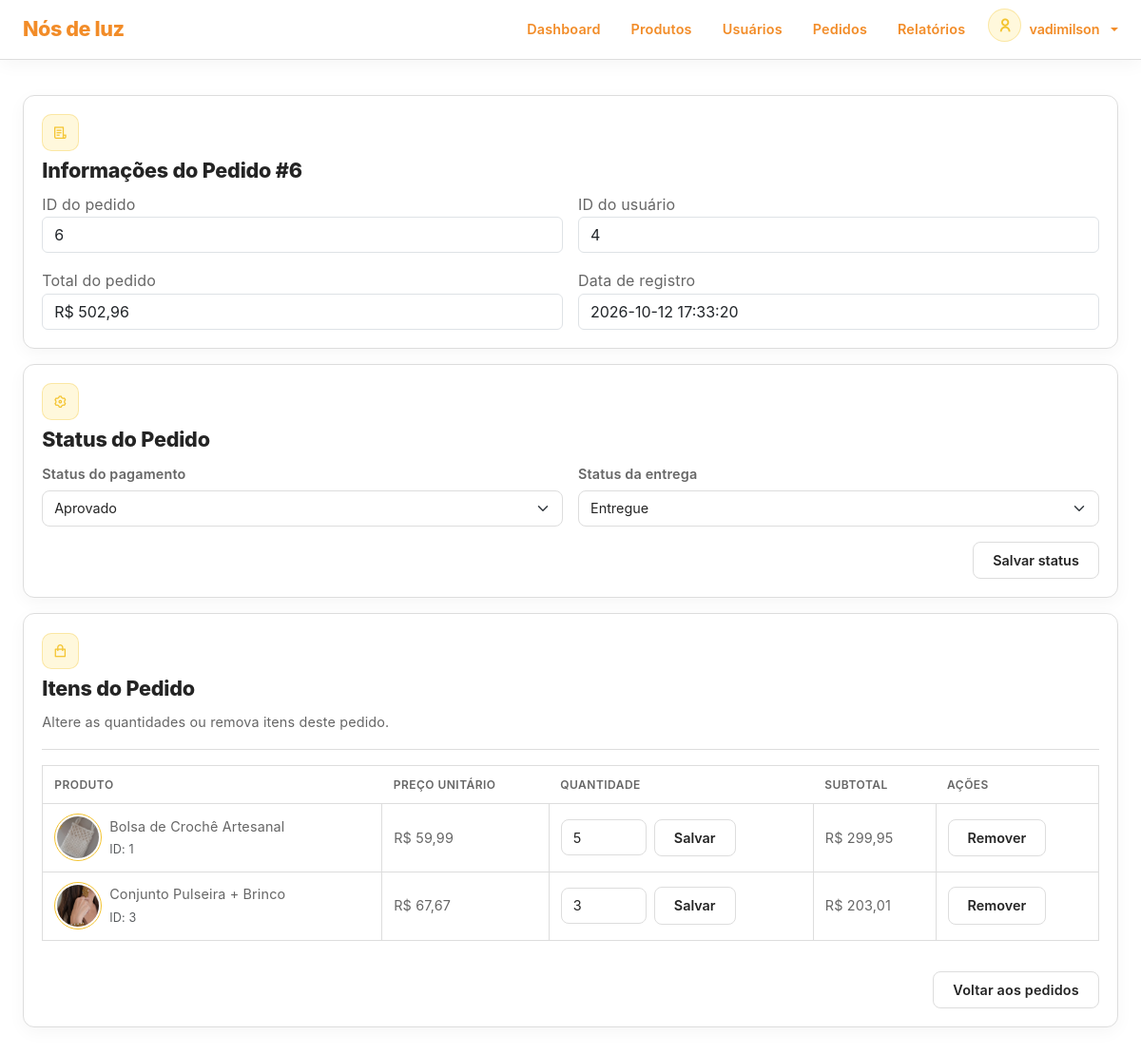
The app's page /dashboard/order-edit.php?id=6 (signed in), older data.
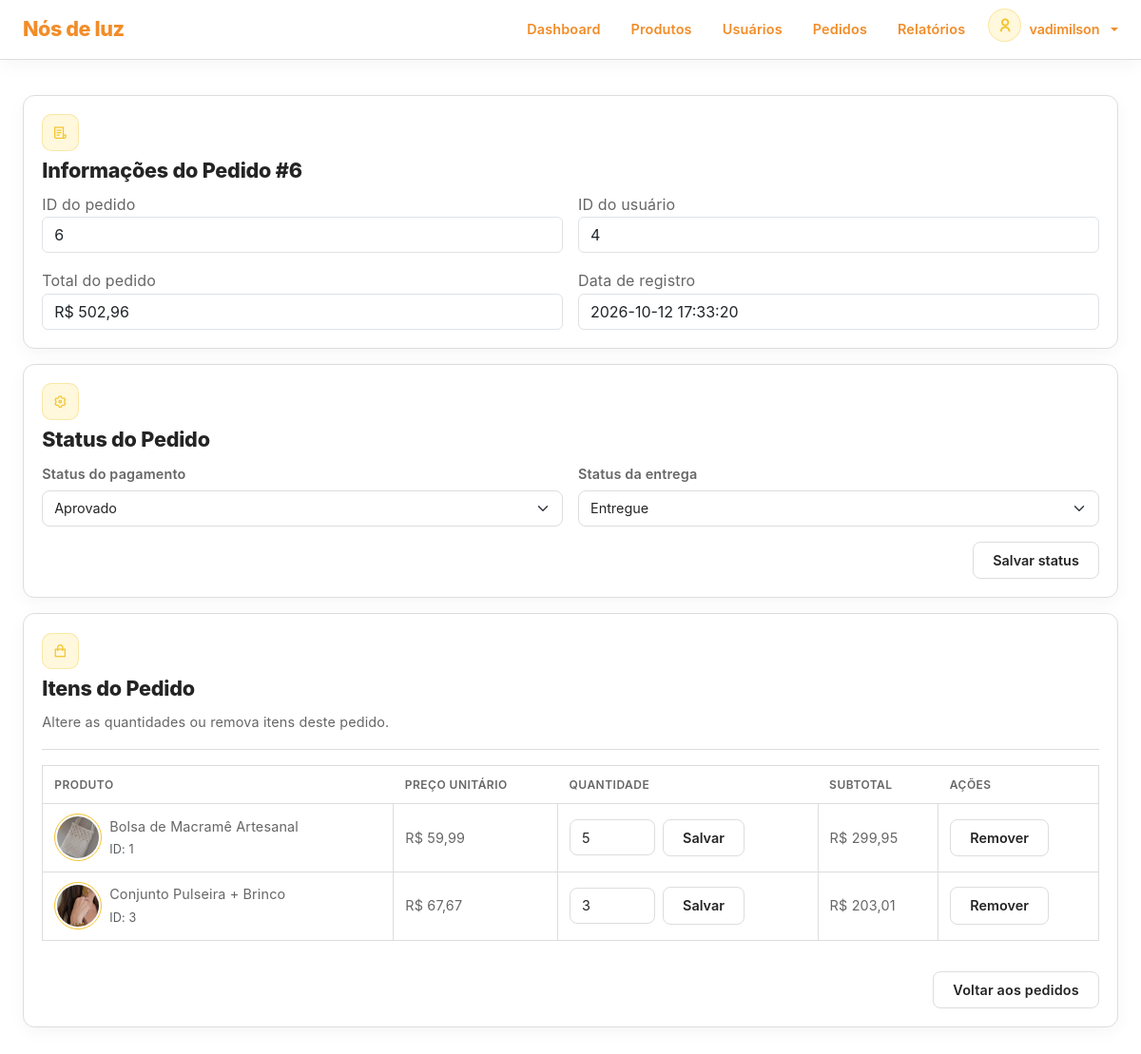
The same page, newer data.
### tables this page shows
CREATE TABLE `orders_items` (
  `id` int(11) NOT NULL,
  `order_id` int(11) NOT NULL,
  `product_id` int(11) NOT NULL,
  `quantity` int(11) NOT NULL,
  `price` decimal(10,2) NOT NULL
);

CREATE TABLE `products` (
  `id` int(11) NOT NULL,
  `name` varchar(250) NOT NULL,
  `quantity` int(11) NOT NULL DEFAULT 0,
  `price` decimal(10,2) NOT NULL,
  `description` text NOT NULL,
  `image` varchar(256) NOT NULL,
  `category` varchar(50) NOT NULL,
  `estado` enum('ativo','desativado') NOT NULL DEFAULT 'ativo'
);

### app/config/config.php (called while the page is built, shortened)
<?php
function e(?string $value): string
{
    return htmlspecialchars($value ?? '', ENT_QUOTES, 'UTF-8');
}
?>

### dashboard/order-edit.php (the view, shortened to what the changed rows need)
<?php
require_once __DIR__ . '/../app/config/config.php';
require_once BASE_PATH . '/app/middleware/admin.php';
$id = (int) ($_GET['id'] ?? 0);
$stmt = mysqli_prepare(
    $conn,
    "SELECT
        oi.id,
        oi.order_id,
        oi.product_id,
        oi.quantity,
        oi.price,
        p.name AS product_name,
        p.image AS product_image
     FROM orders_items oi
     LEFT JOIN products p ON p.id = oi.product_id
     WHERE oi.order_id = ?
     ORDER BY oi.id ASC"
);
mysqli_stmt_bind_param($stmt, "i", $id);
mysqli_stmt_execute($stmt);
$result = mysqli_stmt_get_result($stmt);
$items = mysqli_fetch_all($result, MYSQLI_ASSOC);
require_once BASE_PATH . '/components/layout/head.php';
?>
<div class="custom-main-container min-vh-100 section-spacer">
    <div class="row g-3">
        <div class="col-12">
            <div class="card no-hover">
                <div class="card-body">
                    <div class="table-responsive table-container">
                        <table class="table align-middle text-nowrap">
                            <thead>
                                <tr>
                                    <th>Produto</th>
                                    <th>Preço unitário</th>
                                    <th>Quantidade</th>
                                    <th>Subtotal</th>
                                    <th>Ações</th>
                                </tr>
                            </thead>
                            <tbody>
                                <?php if (!empty($items)): ?>
                                    <?php foreach ($items as $item): ?>
                                        <tr>
                                            <td>
                                                <div class="d-flex align-items-center gap-2">
                                                    <?php if (!empty($item['product_image'])): ?>
                                                        <img
                                                            src="<?= BASE_URL . e($item['product_image']) ?>"
                                                            alt="<?= e($item['product_name'] ?? 'Produto') ?>"
                                                            style="width: 50px; height: 50px; object-fit: cover;"
                                                        >
                                                    <?php endif; ?>
                                                    <div>
                                                        <div>
                                                            <?= e($item['product_name'] ?? 'Produto não encontrado') ?>
                                                        </div>
                                                        <small class="text-muted">
                                                            ID: <?= (int) $item['product_id'] ?>
                                                        </small>
                                                    </div>
                                                </div>
                                            </td>
                                            <td>
                                                R$ <?= number_format((float) $item['price'], 2, ',', '.') ?>
                                            </td>
                                            <td>
                                                <form
                                                    action="<?= BASE_URL ?>app/controllers/order-controller.php"
                                                    method="POST"
                                                    class="d-flex gap-2 align-items-center"
                                                >
                                                    <input
                                                        class="form-control"
                                                        type="number"
                                                        name="quantity"
                                                        min="1"
                                                        step="1"
                                                        value="<?= (int) $item['quantity'] ?>"
                                                        style="width: 90px;"
                                                        required
                                                    >
                                                    <button
                                                        type="submit"
                                                        class="btn secondary"
                                                    >
                                                        Salvar
                                                    </button>
                                                </form>
                                            </td>
                                            <td>
                                                R$ <?= number_format(
                                                    (float) $item['price'] * (int) $item['quantity'],
                                                    2,
                                                    ',',
                                                    '.'
                                                ) ?>
                                            </td>
                                            <td>
                                                <form
                                                    action="<?= BASE_URL ?>app/controllers/order-controller.php"
                                                    method="POST"
                                                    onsubmit="return confirm('Deseja remover este item do pedido?');"
                                                >
                                                    <button
                                                        type="submit"
                                                        class="btn secondary"
                                                    >
                                                        Remover
                                                    </button>
                                                </form>
                                            </td>
                                        </tr>
                                    <?php endforeach; ?>
                                <?php endif; ?>
                            </tbody>
                        </table>
                    </div>
                </div>
            </div>
        </div>
    </div>
</div>

Row changes from the older to the newer data that the page shows:
changed through a linked row, orders_items: product.name "Bolsa de Crochê Artesanal" → "Bolsa de Macramê Artesanal"
